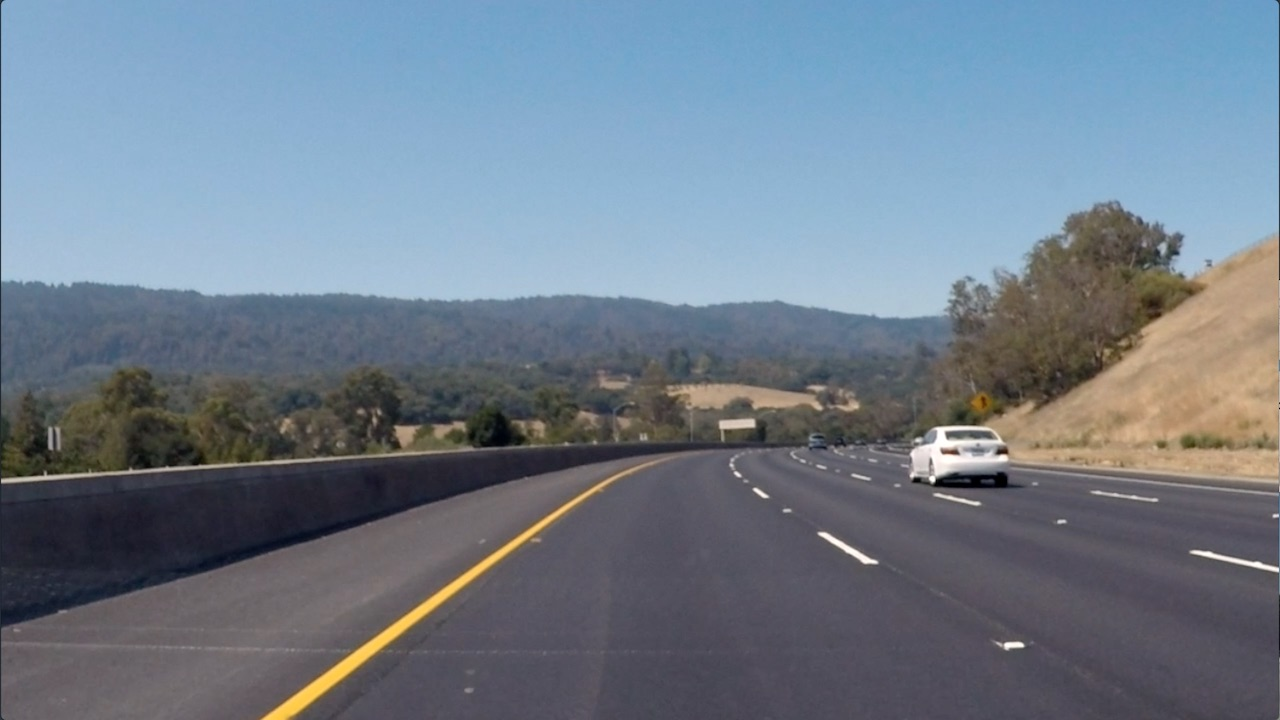
#> input picture images/curved-lane.jpg, 1280 x 720 px
$ python sobel_operator.py   (older library calls are emulated)
#> lines starting #> are read from the running program, lines starting #| are printed output that depends on the picture; after the words box and inside, x2 and y2 are one past the last pixel; in counts of white or black regions, pixels touching at a corner belong together
import cv2
import numpy as np
import matplotlib.pyplot as plt
# Read an image
img = cv2.imread('../images/curved-lane.jpg')
#> img is the input picture: shape (720, 1280, 3); mean B, G, R 138.7, 125, 112.1

# grayscale
gray = cv2.cvtColor(img, cv2.COLOR_BGR2GRAY)
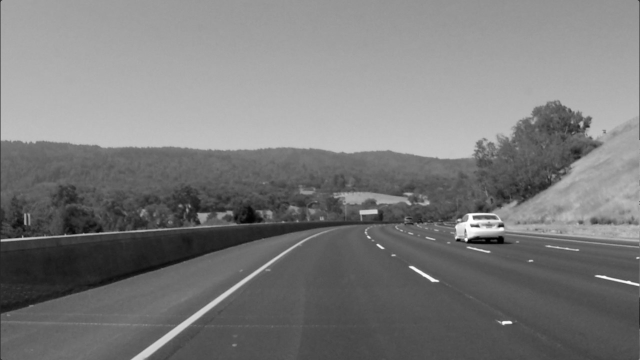
#> gray: shape (720, 1280) (shown at 1/2 size); min 0, max 255, mean 122.7

# apply sobel x
sobel_x = cv2.Sobel(gray, cv2.CV_64F,1,0,ksize=13)
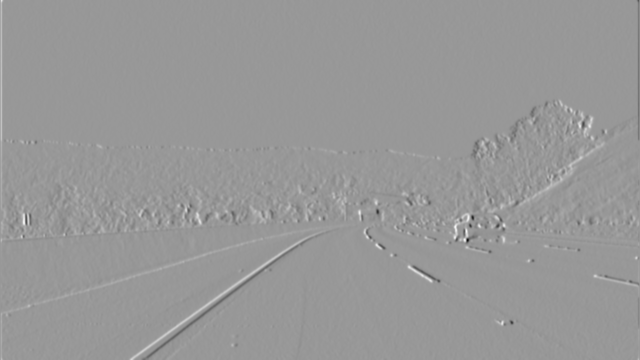
#> sobel_x: shape (720, 1280) float64 (shown at 1/2 size); min -332579266, max 225370658, mean 208212.9; drawn with min black and max white
#cv2.imshow("Sobel X", sobel_x)
#cv2.waitKey(1000)

sobel_y = cv2.Sobel(gray, cv2.CV_64F,0,1,ksize=5)
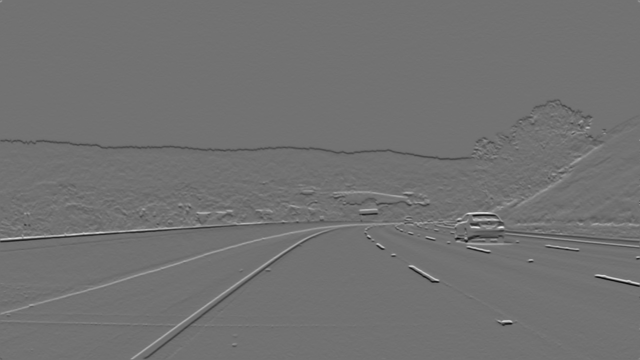
#> sobel_y: shape (720, 1280) float64 (shown at 1/2 size); min -7000, max 8640, mean -12; drawn with min black and max white
#cv2.imshow("Sobel Y", sobel_y)
#cv2.waitKey(1000)

abs_sobel_x = np.absolute(sobel_x)
#cv2.imshow("Absolute Sobel X",abs_sobel_x)
#cv2.waitKey(1000)

scaled_sobel = np.uint8(255*abs_sobel_x/np.max(abs_sobel_x))
#cv2.imshow("Scaled Sobel X", scaled_sobel_x)
#cv2.waitKey(1000)

# Create binary thresold to select pixels based on gradient strenth
thresh_mn = 20
thresh_mx = 100
binary_sobel = np.zeros_like(scaled_sobel)
binary_sobel[(scaled_sobel >= thresh_mn) & (scaled_sobel <= thresh_mx)] = 255

# (thresh, img_bw) = cv2.threshold(
#         scaled_sobel_x,
#         thresh_mn,
#         thresh_mx,
#         cv2.THRESH_BINARY | cv2.THRESH_OTSU)

cv2.imshow("CV2 Binary", binary_sobel)
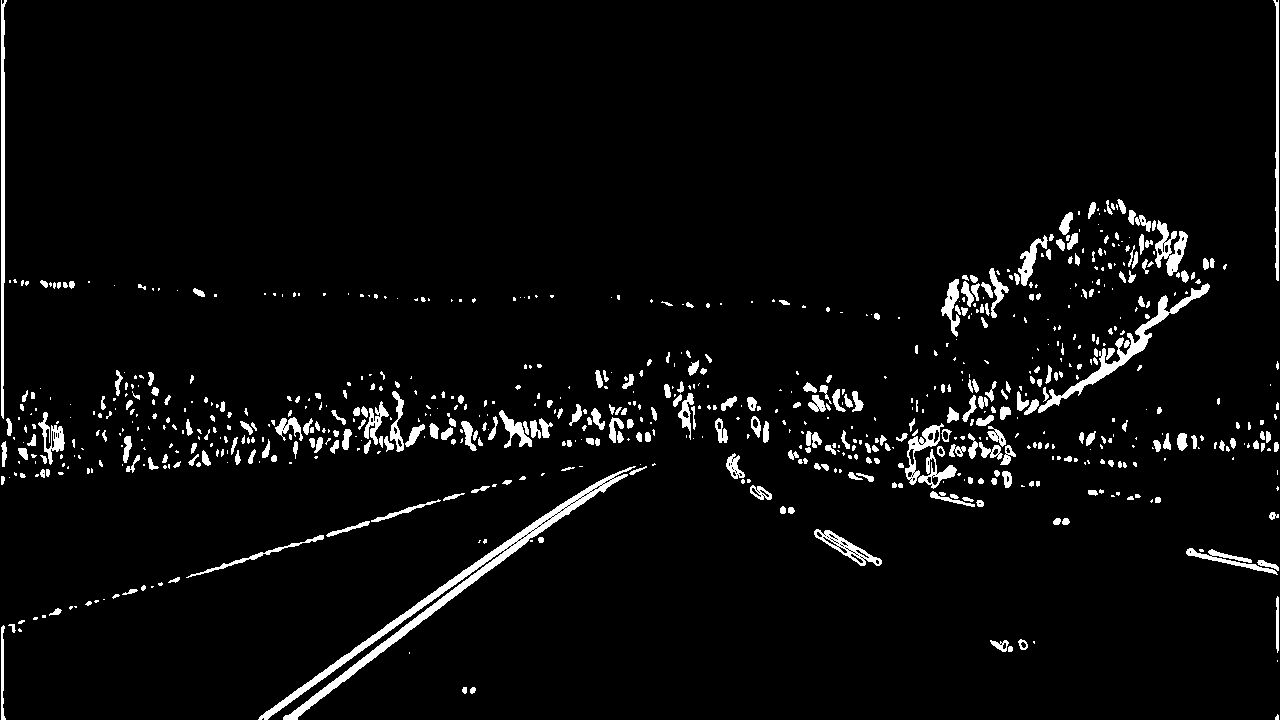
#> window 'CV2 Binary': shape (720, 1280); 4.2% white; 754 white regions (419 under 20 px), largest, box (x1, y1, x2, y2) and area: (258, 466, 636, 720) 5468, (1038, 283, 1210, 413) 1997, (1, 0, 7, 419) 1494
cv2.waitKey(0)

$ run again, with images/exit-ramp.jpg copied over images/curved-lane.jpg
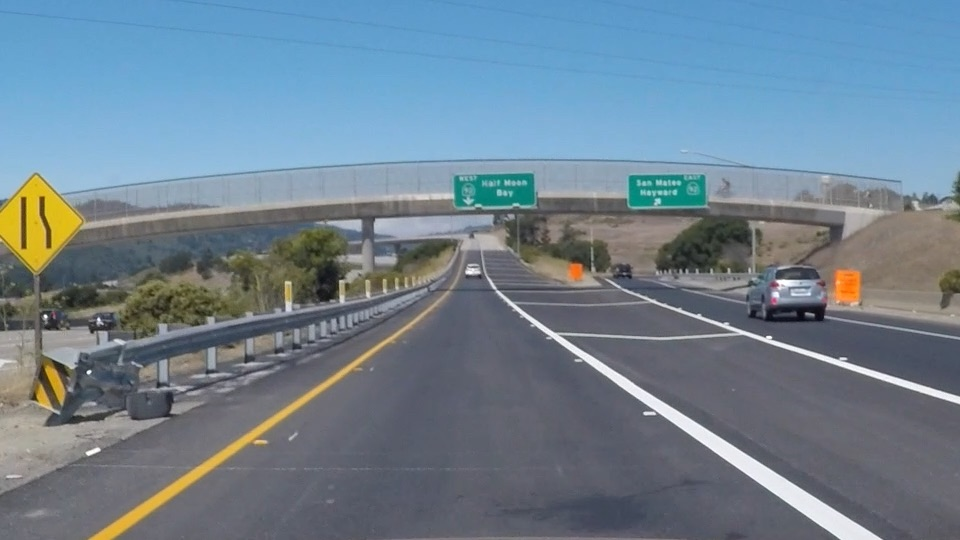
#> input picture images/exit-ramp.jpg, 960 x 540 px
#> img is the input picture: shape (540, 960, 3); mean B, G, R 144.4, 130.2, 111.3
#> `sobel_y = cv2.Sobel(gray, cv2.CV_64F,0,1,ksize=5)`:
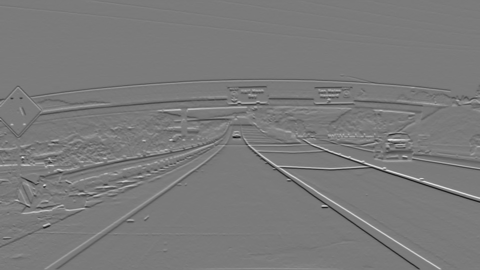
#> sobel_y: shape (540, 960) float64 (shown at 1/2 size); min -7633, max 8196, mean -6.5; drawn with min black and max white
#> `cv2.imshow("CV2 Binary", binary_sobel)`:
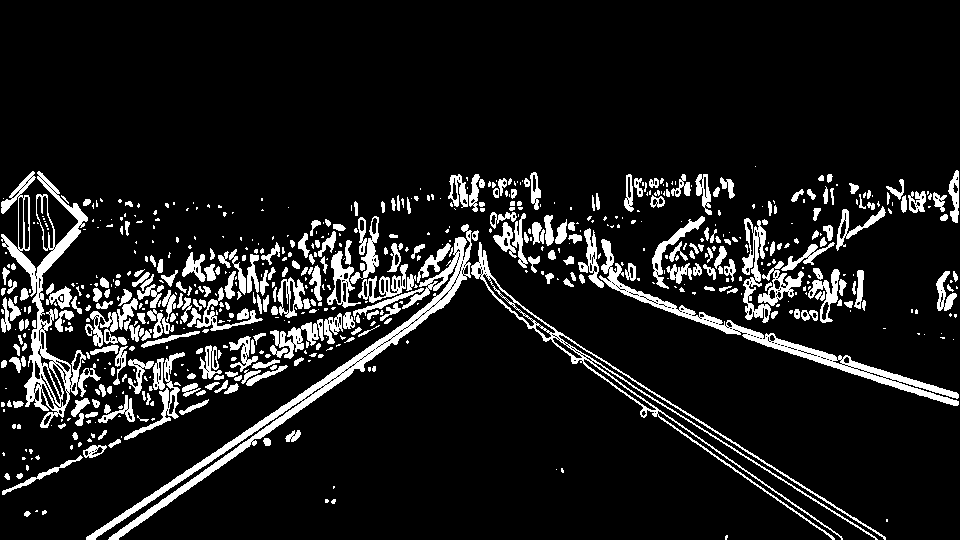
#> window 'CV2 Binary': shape (540, 960); 10.8% white; 674 white regions (371 under 20 px), largest, box (x1, y1, x2, y2) and area: (86, 224, 472, 540) 6382, (1, 171, 101, 428) 4984, (599, 239, 959, 406) 4064

$ run again, with images/test.jpg copied over images/curved-lane.jpg
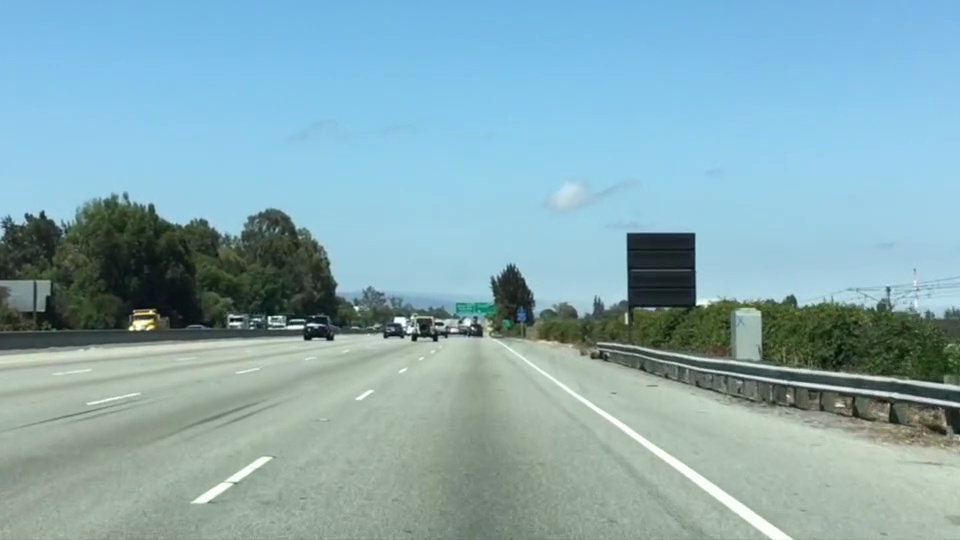
#> input picture images/test.jpg, 960 x 540 px
#> img is the input picture: shape (540, 960, 3); mean B, G, R 179.2, 171.1, 135.5
#> `sobel_y = cv2.Sobel(gray, cv2.CV_64F,0,1,ksize=5)`:
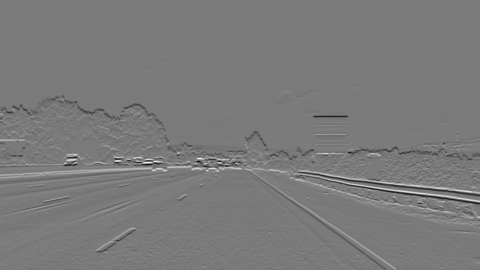
#> sobel_y: shape (540, 960) float64 (shown at 1/2 size); min -8535, max 9172, mean -3.3; drawn with min black and max white
#> `cv2.imshow("CV2 Binary", binary_sobel)`:
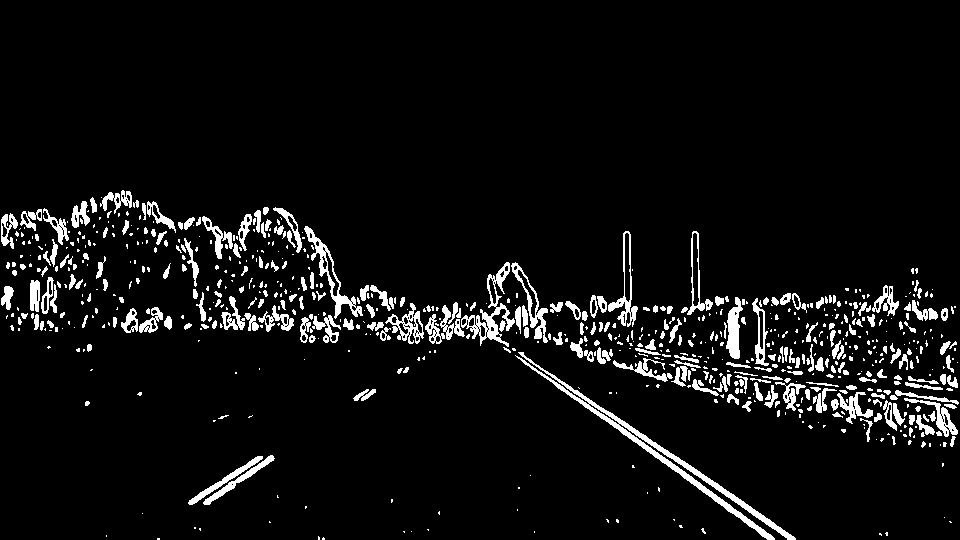
#> window 'CV2 Binary': shape (540, 960); 6.2% white; 743 white regions (469 under 20 px), largest, box (x1, y1, x2, y2) and area: (515, 352, 796, 540) 2980, (461, 262, 515, 347) 1117, (304, 226, 363, 319) 897
